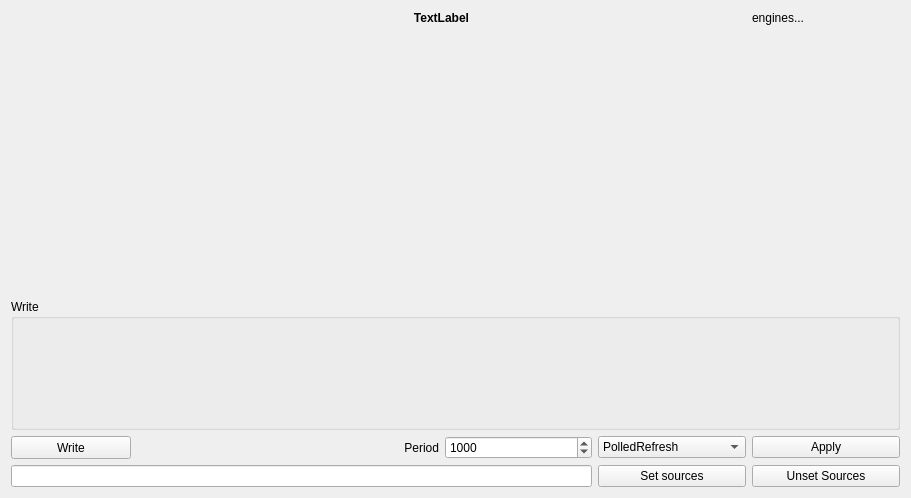
<?xml version="1.0" encoding="UTF-8"?>
<ui version="4.0">
 <class>QumbiaClient</class>
 <widget class="QWidget" name="QumbiaClient">
  <property name="geometry">
   <rect>
    <x>0</x>
    <y>0</y>
    <width>911</width>
    <height>498</height>
   </rect>
  </property>
  <property name="windowTitle">
   <string>QumbiaClient</string>
  </property>
  <layout class="QGridLayout" name="gridLayout">
   <item row="4" column="0">
    <widget class="QPushButton" name="pbWrite">
     <property name="sizePolicy">
      <sizepolicy hsizetype="Minimum" vsizetype="Preferred">
       <horstretch>0</horstretch>
       <verstretch>0</verstretch>
      </sizepolicy>
     </property>
     <property name="maximumSize">
      <size>
       <width>120</width>
       <height>16777215</height>
      </size>
     </property>
     <property name="text">
      <string>Write</string>
     </property>
     <property name="checkable">
      <bool>true</bool>
     </property>
    </widget>
   </item>
   <item row="0" column="1" colspan="4">
    <widget class="QLabel" name="labelTitle">
     <property name="sizePolicy">
      <sizepolicy hsizetype="Preferred" vsizetype="Fixed">
       <horstretch>0</horstretch>
       <verstretch>0</verstretch>
      </sizepolicy>
     </property>
     <property name="font">
      <font>
       <weight>75</weight>
       <bold>true</bold>
      </font>
     </property>
     <property name="text">
      <string>TextLabel</string>
     </property>
     <property name="alignment">
      <set>Qt::AlignCenter</set>
     </property>
    </widget>
   </item>
   <item row="0" column="5">
    <widget class="QLabel" name="lengines">
     <property name="text">
      <string>engines...</string>
     </property>
    </widget>
   </item>
   <item row="1" column="0" colspan="6">
    <widget class="QWidget" name="widget" native="true">
     <property name="sizePolicy">
      <sizepolicy hsizetype="Preferred" vsizetype="Preferred">
       <horstretch>0</horstretch>
       <verstretch>2</verstretch>
      </sizepolicy>
     </property>
    </widget>
   </item>
   <item row="2" column="0" colspan="6">
    <widget class="QGroupBox" name="gbWriters">
     <property name="sizePolicy">
      <sizepolicy hsizetype="Preferred" vsizetype="Preferred">
       <horstretch>0</horstretch>
       <verstretch>1</verstretch>
      </sizepolicy>
     </property>
     <property name="title">
      <string>Write</string>
     </property>
    </widget>
   </item>
   <item row="4" column="5">
    <widget class="QPushButton" name="pbApplyRefresh">
     <property name="text">
      <string>Apply</string>
     </property>
    </widget>
   </item>
   <item row="4" column="4">
    <widget class="QComboBox" name="cbRefMode">
     <item>
      <property name="text">
       <string>PolledRefresh</string>
      </property>
     </item>
     <item>
      <property name="text">
       <string>ChangeEventRefresh</string>
      </property>
     </item>
    </widget>
   </item>
   <item row="5" column="5">
    <widget class="QPushButton" name="pbUnsetSrc">
     <property name="text">
      <string>Unset Sources</string>
     </property>
    </widget>
   </item>
   <item row="5" column="4">
    <widget class="QPushButton" name="pbSetSources">
     <property name="text">
      <string>Set sources</string>
     </property>
    </widget>
   </item>
   <item row="4" column="3">
    <widget class="QSpinBox" name="sbPeriod">
     <property name="minimum">
      <number>10</number>
     </property>
     <property name="maximum">
      <number>10000</number>
     </property>
     <property name="singleStep">
      <number>100</number>
     </property>
     <property name="value">
      <number>1000</number>
     </property>
    </widget>
   </item>
   <item row="4" column="2">
    <widget class="QLabel" name="label">
     <property name="text">
      <string>Period</string>
     </property>
     <property name="alignment">
      <set>Qt::AlignRight|Qt::AlignTrailing|Qt::AlignVCenter</set>
     </property>
    </widget>
   </item>
   <item row="5" column="0" colspan="4">
    <widget class="QLineEdit" name="leSrcs"/>
   </item>
  </layout>
 </widget>
 <layoutdefault spacing="6" margin="11"/>
 <resources/>
 <connections/>
</ui>
